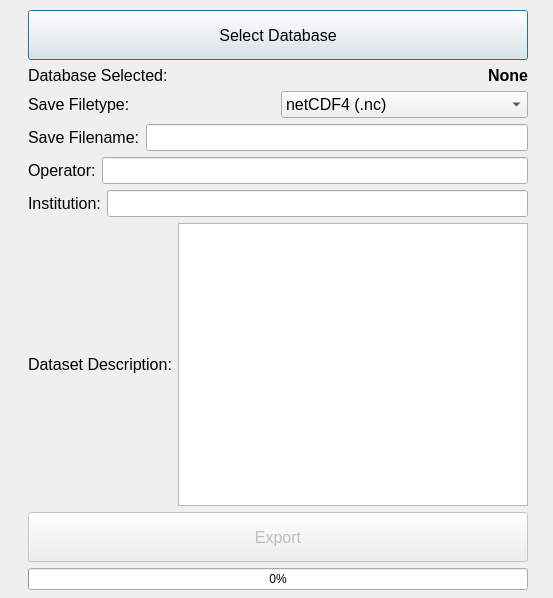
<?xml version="1.0" encoding="UTF-8"?>
<ui version="4.0">
 <class>Dialog</class>
 <widget class="QDialog" name="Dialog">
  <property name="geometry">
   <rect>
    <x>0</x>
    <y>0</y>
    <width>553</width>
    <height>598</height>
   </rect>
  </property>
  <property name="windowTitle">
   <string>Dialog</string>
  </property>
  <widget class="QWidget" name="layoutWidget">
   <property name="geometry">
    <rect>
     <x>10</x>
     <y>10</y>
     <width>536</width>
     <height>580</height>
    </rect>
   </property>
   <layout class="QHBoxLayout" name="horizontalLayout_9">
    <item>
     <spacer name="horizontalSpacer_2">
      <property name="orientation">
       <enum>Qt::Horizontal</enum>
      </property>
      <property name="sizeHint" stdset="0">
       <size>
        <width>10</width>
        <height>20</height>
       </size>
      </property>
     </spacer>
    </item>
    <item>
     <layout class="QVBoxLayout" name="verticalLayout">
      <item>
       <widget class="QPushButton" name="SelectDatabase">
        <property name="sizePolicy">
         <sizepolicy hsizetype="MinimumExpanding" vsizetype="Minimum">
          <horstretch>0</horstretch>
          <verstretch>0</verstretch>
         </sizepolicy>
        </property>
        <property name="minimumSize">
         <size>
          <width>500</width>
          <height>50</height>
         </size>
        </property>
        <property name="font">
         <font>
          <pointsize>12</pointsize>
         </font>
        </property>
        <property name="text">
         <string>Select Database</string>
        </property>
       </widget>
      </item>
      <item>
       <layout class="QHBoxLayout" name="horizontalLayout_8">
        <item>
         <widget class="QLabel" name="DatabaseLabel">
          <property name="font">
           <font>
            <pointsize>12</pointsize>
           </font>
          </property>
          <property name="text">
           <string>Database Selected:</string>
          </property>
         </widget>
        </item>
        <item>
         <widget class="QLabel" name="Database">
          <property name="font">
           <font>
            <pointsize>12</pointsize>
            <bold>true</bold>
           </font>
          </property>
          <property name="text">
           <string>None</string>
          </property>
          <property name="alignment">
           <set>Qt::AlignRight|Qt::AlignTrailing|Qt::AlignVCenter</set>
          </property>
         </widget>
        </item>
       </layout>
      </item>
      <item>
       <layout class="QHBoxLayout" name="horizontalLayout_7">
        <item>
         <widget class="QLabel" name="FiletypeLabel">
          <property name="font">
           <font>
            <pointsize>12</pointsize>
           </font>
          </property>
          <property name="text">
           <string>Save Filetype:</string>
          </property>
         </widget>
        </item>
        <item>
         <widget class="QComboBox" name="FiletypeBox">
          <property name="font">
           <font>
            <pointsize>12</pointsize>
           </font>
          </property>
          <item>
           <property name="text">
            <string>netCDF4 (.nc)</string>
           </property>
          </item>
         </widget>
        </item>
       </layout>
      </item>
      <item>
       <layout class="QHBoxLayout" name="horizontalLayout">
        <item>
         <widget class="QLabel" name="SaveLabel">
          <property name="font">
           <font>
            <pointsize>12</pointsize>
           </font>
          </property>
          <property name="text">
           <string>Save Filename:</string>
          </property>
         </widget>
        </item>
        <item>
         <widget class="QLineEdit" name="SaveName">
          <property name="font">
           <font>
            <pointsize>12</pointsize>
           </font>
          </property>
          <property name="alignment">
           <set>Qt::AlignRight|Qt::AlignTrailing|Qt::AlignVCenter</set>
          </property>
         </widget>
        </item>
       </layout>
      </item>
      <item>
       <layout class="QHBoxLayout" name="horizontalLayout_2">
        <item>
         <widget class="QLabel" name="OperatorLabel">
          <property name="font">
           <font>
            <pointsize>12</pointsize>
           </font>
          </property>
          <property name="text">
           <string>Operator:</string>
          </property>
         </widget>
        </item>
        <item>
         <widget class="QLineEdit" name="Operator">
          <property name="font">
           <font>
            <pointsize>12</pointsize>
           </font>
          </property>
          <property name="alignment">
           <set>Qt::AlignRight|Qt::AlignTrailing|Qt::AlignVCenter</set>
          </property>
         </widget>
        </item>
       </layout>
      </item>
      <item>
       <layout class="QHBoxLayout" name="horizontalLayout_3">
        <item>
         <widget class="QLabel" name="InstLabel">
          <property name="font">
           <font>
            <pointsize>12</pointsize>
           </font>
          </property>
          <property name="text">
           <string>Institution:</string>
          </property>
         </widget>
        </item>
        <item>
         <widget class="QLineEdit" name="Institution">
          <property name="font">
           <font>
            <pointsize>12</pointsize>
           </font>
          </property>
          <property name="alignment">
           <set>Qt::AlignRight|Qt::AlignTrailing|Qt::AlignVCenter</set>
          </property>
         </widget>
        </item>
       </layout>
      </item>
      <item>
       <layout class="QHBoxLayout" name="horizontalLayout_4">
        <item>
         <widget class="QLabel" name="DescriptionLabel">
          <property name="font">
           <font>
            <pointsize>12</pointsize>
           </font>
          </property>
          <property name="text">
           <string>Dataset Description:</string>
          </property>
         </widget>
        </item>
        <item>
         <widget class="QTextEdit" name="Description"/>
        </item>
       </layout>
      </item>
      <item>
       <widget class="QPushButton" name="ExportFile">
        <property name="enabled">
         <bool>false</bool>
        </property>
        <property name="sizePolicy">
         <sizepolicy hsizetype="MinimumExpanding" vsizetype="Minimum">
          <horstretch>0</horstretch>
          <verstretch>0</verstretch>
         </sizepolicy>
        </property>
        <property name="minimumSize">
         <size>
          <width>500</width>
          <height>50</height>
         </size>
        </property>
        <property name="font">
         <font>
          <pointsize>12</pointsize>
         </font>
        </property>
        <property name="text">
         <string>Export</string>
        </property>
       </widget>
      </item>
      <item>
       <widget class="QProgressBar" name="ExportProgress">
        <property name="value">
         <number>0</number>
        </property>
       </widget>
      </item>
     </layout>
    </item>
    <item>
     <spacer name="horizontalSpacer">
      <property name="orientation">
       <enum>Qt::Horizontal</enum>
      </property>
      <property name="sizeHint" stdset="0">
       <size>
        <width>10</width>
        <height>20</height>
       </size>
      </property>
     </spacer>
    </item>
   </layout>
  </widget>
 </widget>
 <resources/>
 <connections/>
</ui>
